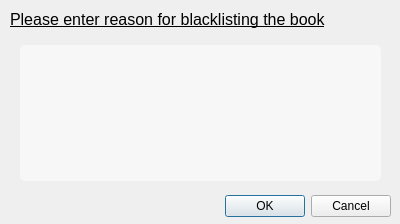
<?xml version="1.0" encoding="UTF-8"?>
<ui version="4.0">
 <class>Dialog</class>
 <widget class="QDialog" name="Dialog">
  <property name="geometry">
   <rect>
    <x>0</x>
    <y>0</y>
    <width>400</width>
    <height>224</height>
   </rect>
  </property>
  <property name="windowTitle">
   <string>Reason for blacklisting\</string>
  </property>
  <widget class="QDialogButtonBox" name="buttonBox">
   <property name="geometry">
    <rect>
     <x>10</x>
     <y>190</y>
     <width>381</width>
     <height>32</height>
    </rect>
   </property>
   <property name="orientation">
    <enum>Qt::Horizontal</enum>
   </property>
   <property name="standardButtons">
    <set>QDialogButtonBox::Cancel|QDialogButtonBox::Ok</set>
   </property>
  </widget>
  <widget class="QWidget" name="verticalLayoutWidget">
   <property name="geometry">
    <rect>
     <x>10</x>
     <y>10</y>
     <width>381</width>
     <height>181</height>
    </rect>
   </property>
   <layout class="QVBoxLayout" name="verticalLayout">
    <item>
     <widget class="QLabel" name="label">
      <property name="styleSheet">
       <string notr="true">font-size:16px;
text-decoration:underline;</string>
      </property>
      <property name="text">
       <string>Please enter reason for blacklisting the book</string>
      </property>
     </widget>
    </item>
    <item>
     <widget class="QTextEdit" name="blacklistReason">
      <property name="styleSheet">
       <string notr="true">border-radius:5px;
margin:10px;
background-color:rgba(255,255,255,0.5);
padding-left:3px;
color:black;
font-size:17px;
</string>
      </property>
     </widget>
    </item>
   </layout>
  </widget>
 </widget>
 <resources/>
 <connections>
  <connection>
   <sender>buttonBox</sender>
   <signal>accepted()</signal>
   <receiver>Dialog</receiver>
   <slot>accept()</slot>
   <hints>
    <hint type="sourcelabel">
     <x>248</x>
     <y>254</y>
    </hint>
    <hint type="destinationlabel">
     <x>157</x>
     <y>274</y>
    </hint>
   </hints>
  </connection>
  <connection>
   <sender>buttonBox</sender>
   <signal>rejected()</signal>
   <receiver>Dialog</receiver>
   <slot>reject()</slot>
   <hints>
    <hint type="sourcelabel">
     <x>316</x>
     <y>260</y>
    </hint>
    <hint type="destinationlabel">
     <x>286</x>
     <y>274</y>
    </hint>
   </hints>
  </connection>
 </connections>
</ui>
